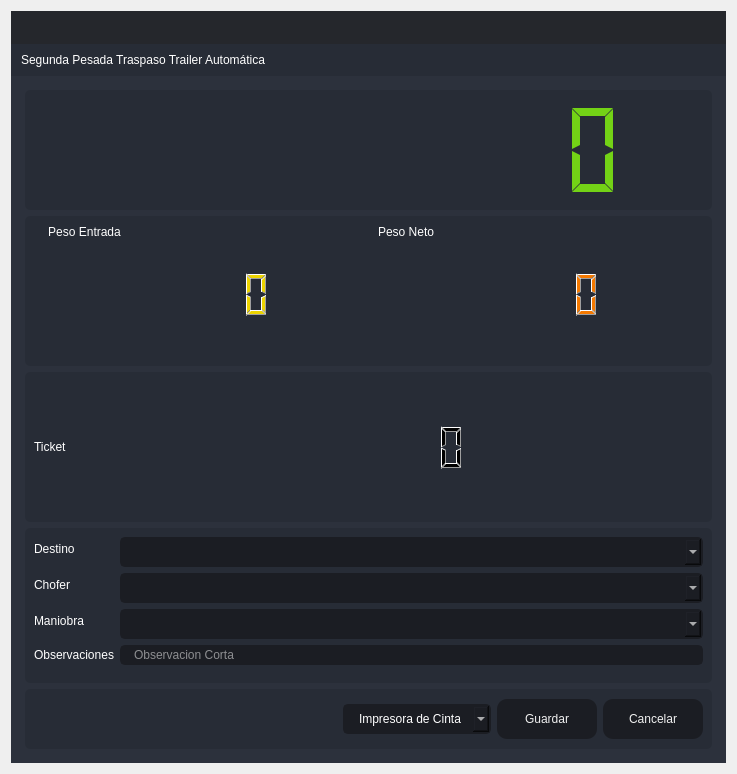
<?xml version="1.0" encoding="UTF-8"?>
<ui version="4.0">
 <class>SegundaPTA</class>
 <widget class="QDialog" name="SegundaPTA">
  <property name="windowModality">
   <enum>Qt::ApplicationModal</enum>
  </property>
  <property name="geometry">
   <rect>
    <x>0</x>
    <y>0</y>
    <width>737</width>
    <height>774</height>
   </rect>
  </property>
  <property name="minimumSize">
   <size>
    <width>737</width>
    <height>774</height>
   </size>
  </property>
  <property name="maximumSize">
   <size>
    <width>737</width>
    <height>774</height>
   </size>
  </property>
  <property name="windowTitle">
   <string>Segunda Pesada Traspaso Trailer Automática</string>
  </property>
  <property name="windowIcon">
   <iconset resource="files.qrc">
    <normaloff>:/16x16/icons/16x16/logo.png</normaloff>:/16x16/icons/16x16/logo.png</iconset>
  </property>
  <layout class="QVBoxLayout" name="verticalLayout_6">
   <item>
    <widget class="QFrame" name="frame_main">
     <property name="styleSheet">
      <string notr="true">/* LINE EDIT */
QLineEdit {
	background-color: rgb(27, 29, 35);
	border-radius: 5px;
	border: 2px solid rgb(27, 29, 35);
	padding-left: 10px;
}
QLineEdit:hover {
	border: 2px solid rgb(64, 71, 88);
}
QLineEdit:focus {
	border: 2px solid rgb(91, 101, 124);
}

/* SCROLL BARS */
QScrollBar:horizontal {
    border: none;
    background: rgb(52, 59, 72);
    height: 14px;
    margin: 0px 21px 0 21px;
	border-radius: 0px;
}
QScrollBar::handle:horizontal {
    background: rgb(85, 170, 255);
    min-width: 25px;
	border-radius: 7px
}
QScrollBar::add-line:horizontal {
    border: none;
    background: rgb(55, 63, 77);
    width: 20px;
	border-top-right-radius: 7px;
    border-bottom-right-radius: 7px;
    subcontrol-position: right;
    subcontrol-origin: margin;
}
QScrollBar::sub-line:horizontal {
    border: none;
    background: rgb(55, 63, 77);
    width: 20px;
	border-top-left-radius: 7px;
    border-bottom-left-radius: 7px;
    subcontrol-position: left;
    subcontrol-origin: margin;
}
QScrollBar::up-arrow:horizontal, QScrollBar::down-arrow:horizontal
{
     background: none;
}
QScrollBar::add-page:horizontal, QScrollBar::sub-page:horizontal
{
     background: none;
}
 QScrollBar:vertical {
	border: none;
    background: rgb(52, 59, 72);
    width: 14px;
    margin: 21px 0 21px 0;
	border-radius: 0px;
 }
 QScrollBar::handle:vertical {	
	background: rgb(85, 170, 255);
    min-height: 25px;
	border-radius: 7px
 }
 QScrollBar::add-line:vertical {
     border: none;
    background: rgb(55, 63, 77);
     height: 20px;
	border-bottom-left-radius: 7px;
    border-bottom-right-radius: 7px;
     subcontrol-position: bottom;
     subcontrol-origin: margin;
 }
 QScrollBar::sub-line:vertical {
	border: none;
    background: rgb(55, 63, 77);
     height: 20px;
	border-top-left-radius: 7px;
    border-top-right-radius: 7px;
     subcontrol-position: top;
     subcontrol-origin: margin;
 }
 QScrollBar::up-arrow:vertical, QScrollBar::down-arrow:vertical {
     background: none;
 }

 QScrollBar::add-page:vertical, QScrollBar::sub-page:vertical {
     background: none;
 }

/* CHECKBOX */
QCheckBox::indicator {
    border: 3px solid rgb(52, 59, 72);
	width: 15px;
	height: 15px;
	border-radius: 10px;
    background: rgb(44, 49, 60);
}
QCheckBox::indicator:hover {
    border: 3px solid rgb(58, 66, 81);
}
QCheckBox::indicator:checked {
    background: 3px solid rgb(52, 59, 72);
	border: 3px solid rgb(52, 59, 72);	
	background-image: url(:/16x16/icons/16x16/cil-check-alt.png);
}

/* RADIO BUTTON */
QRadioButton::indicator {
    border: 3px solid rgb(52, 59, 72);
	width: 15px;
	height: 15px;
	border-radius: 10px;
    background: rgb(44, 49, 60);
}
QRadioButton::indicator:hover {
    border: 3px solid rgb(58, 66, 81);
}
QRadioButton::indicator:checked {
    background: 3px solid rgb(94, 106, 130);
	border: 3px solid rgb(52, 59, 72);	
}

/* COMBOBOX */
QComboBox{
	background-color: rgb(27, 29, 35);
	border-radius: 5px;
	border: 2px solid rgb(27, 29, 35);
	padding: 5px;
	padding-left: 10px;
}
QComboBox:hover{
	border: 2px solid rgb(64, 71, 88);
}
QComboBox::drop-down {
	subcontrol-origin: padding;
	subcontrol-position: top right;
	width: 25px; 
	border-left-width: 3px;
	border-left-color: rgba(39, 44, 54, 150);
	border-left-style: solid;
	border-top-right-radius: 3px;
	border-bottom-right-radius: 3px;	
	background-image: url(:/16x16/icons/16x16/cil-arrow-bottom.png);
	background-position: center;
	background-repeat: no-reperat;
 }
QComboBox QAbstractItemView {
	color: rgb(85, 170, 255);	
	background-color: rgb(27, 29, 35);
	padding: 10px;
	selection-background-color: rgb(39, 44, 54);
}

/* SLIDERS */
QSlider::groove:horizontal {
    border-radius: 9px;
    height: 18px;
	margin: 0px;
	background-color: rgb(52, 59, 72);
}
QSlider::groove:horizontal:hover {
	background-color: rgb(55, 62, 76);
}
QSlider::handle:horizontal {
    background-color: rgb(85, 170, 255);
    border: none;
    height: 18px;
    width: 18px;
    margin: 0px;
	border-radius: 9px;
}
QSlider::handle:horizontal:hover {
    background-color: rgb(105, 180, 255);
}
QSlider::handle:horizontal:pressed {
    background-color: rgb(65, 130, 195);
}

QSlider::groove:vertical {
    border-radius: 9px;
    width: 18px;
    margin: 0px;
	background-color: rgb(52, 59, 72);
}
QSlider::groove:vertical:hover {
	background-color: rgb(55, 62, 76);
}
QSlider::handle:vertical {
    background-color: rgb(85, 170, 255);
	border: none;
    height: 18px;
    width: 18px;
    margin: 0px;
	border-radius: 9px;
}
QSlider::handle:vertical:hover {
    background-color: rgb(105, 180, 255);
}
QSlider::handle:vertical:pressed {
    background-color: rgb(65, 130, 195);
}

</string>
     </property>
     <property name="frameShape">
      <enum>QFrame::NoFrame</enum>
     </property>
     <property name="frameShadow">
      <enum>QFrame::Raised</enum>
     </property>
     <layout class="QVBoxLayout" name="verticalLayout">
      <property name="spacing">
       <number>0</number>
      </property>
      <property name="leftMargin">
       <number>0</number>
      </property>
      <property name="topMargin">
       <number>0</number>
      </property>
      <property name="rightMargin">
       <number>0</number>
      </property>
      <property name="bottomMargin">
       <number>0</number>
      </property>
      <item>
       <widget class="QFrame" name="frame_top">
        <property name="minimumSize">
         <size>
          <width>0</width>
          <height>65</height>
         </size>
        </property>
        <property name="maximumSize">
         <size>
          <width>16777215</width>
          <height>65</height>
         </size>
        </property>
        <property name="styleSheet">
         <string notr="true">background-color: transparent;</string>
        </property>
        <property name="frameShape">
         <enum>QFrame::NoFrame</enum>
        </property>
        <property name="frameShadow">
         <enum>QFrame::Raised</enum>
        </property>
        <layout class="QHBoxLayout" name="horizontalLayout_3">
         <property name="spacing">
          <number>0</number>
         </property>
         <property name="leftMargin">
          <number>0</number>
         </property>
         <property name="topMargin">
          <number>0</number>
         </property>
         <property name="rightMargin">
          <number>0</number>
         </property>
         <property name="bottomMargin">
          <number>0</number>
         </property>
         <item>
          <widget class="QFrame" name="frame_toggle">
           <property name="maximumSize">
            <size>
             <width>70</width>
             <height>16777215</height>
            </size>
           </property>
           <property name="styleSheet">
            <string notr="true">background-color: rgb(27, 29, 35);</string>
           </property>
           <property name="frameShape">
            <enum>QFrame::NoFrame</enum>
           </property>
           <property name="frameShadow">
            <enum>QFrame::Raised</enum>
           </property>
           <layout class="QVBoxLayout" name="verticalLayout_3">
            <property name="spacing">
             <number>0</number>
            </property>
            <property name="leftMargin">
             <number>0</number>
            </property>
            <property name="topMargin">
             <number>0</number>
            </property>
            <property name="rightMargin">
             <number>0</number>
            </property>
            <property name="bottomMargin">
             <number>0</number>
            </property>
           </layout>
          </widget>
         </item>
         <item>
          <widget class="QFrame" name="frame_top_right">
           <property name="styleSheet">
            <string notr="true">background: transparent;</string>
           </property>
           <property name="frameShape">
            <enum>QFrame::NoFrame</enum>
           </property>
           <property name="frameShadow">
            <enum>QFrame::Raised</enum>
           </property>
           <layout class="QVBoxLayout" name="verticalLayout_2">
            <property name="spacing">
             <number>0</number>
            </property>
            <property name="leftMargin">
             <number>0</number>
            </property>
            <property name="topMargin">
             <number>0</number>
            </property>
            <property name="rightMargin">
             <number>0</number>
            </property>
            <property name="bottomMargin">
             <number>0</number>
            </property>
            <item>
             <widget class="QFrame" name="frame_top_btns">
              <property name="maximumSize">
               <size>
                <width>16777215</width>
                <height>42</height>
               </size>
              </property>
              <property name="styleSheet">
               <string notr="true">background-color: rgba(27, 29, 35, 200)</string>
              </property>
              <property name="frameShape">
               <enum>QFrame::NoFrame</enum>
              </property>
              <property name="frameShadow">
               <enum>QFrame::Raised</enum>
              </property>
              <layout class="QHBoxLayout" name="horizontalLayout_4">
               <property name="spacing">
                <number>0</number>
               </property>
               <property name="leftMargin">
                <number>0</number>
               </property>
               <property name="topMargin">
                <number>0</number>
               </property>
               <property name="rightMargin">
                <number>0</number>
               </property>
               <property name="bottomMargin">
                <number>0</number>
               </property>
               <item>
                <widget class="QFrame" name="frame_label_top_btns">
                 <property name="sizePolicy">
                  <sizepolicy hsizetype="Expanding" vsizetype="Preferred">
                   <horstretch>0</horstretch>
                   <verstretch>0</verstretch>
                  </sizepolicy>
                 </property>
                 <property name="frameShape">
                  <enum>QFrame::NoFrame</enum>
                 </property>
                 <property name="frameShadow">
                  <enum>QFrame::Raised</enum>
                 </property>
                 <layout class="QHBoxLayout" name="horizontalLayout_10">
                  <property name="spacing">
                   <number>0</number>
                  </property>
                  <property name="leftMargin">
                   <number>5</number>
                  </property>
                  <property name="topMargin">
                   <number>0</number>
                  </property>
                  <property name="rightMargin">
                   <number>10</number>
                  </property>
                  <property name="bottomMargin">
                   <number>0</number>
                  </property>
                 </layout>
                </widget>
               </item>
               <item alignment="Qt::AlignRight">
                <widget class="QFrame" name="frame_btns_right">
                 <property name="sizePolicy">
                  <sizepolicy hsizetype="Expanding" vsizetype="Preferred">
                   <horstretch>0</horstretch>
                   <verstretch>0</verstretch>
                  </sizepolicy>
                 </property>
                 <property name="maximumSize">
                  <size>
                   <width>120</width>
                   <height>16777215</height>
                  </size>
                 </property>
                 <property name="frameShape">
                  <enum>QFrame::NoFrame</enum>
                 </property>
                 <property name="frameShadow">
                  <enum>QFrame::Raised</enum>
                 </property>
                 <layout class="QHBoxLayout" name="horizontalLayout_5">
                  <property name="spacing">
                   <number>0</number>
                  </property>
                  <property name="leftMargin">
                   <number>0</number>
                  </property>
                  <property name="topMargin">
                   <number>0</number>
                  </property>
                  <property name="rightMargin">
                   <number>0</number>
                  </property>
                  <property name="bottomMargin">
                   <number>0</number>
                  </property>
                 </layout>
                </widget>
               </item>
              </layout>
             </widget>
            </item>
            <item>
             <widget class="QFrame" name="frame_top_info">
              <property name="maximumSize">
               <size>
                <width>16777215</width>
                <height>65</height>
               </size>
              </property>
              <property name="styleSheet">
               <string notr="true">background-color: rgb(39, 44, 54);</string>
              </property>
              <property name="frameShape">
               <enum>QFrame::NoFrame</enum>
              </property>
              <property name="frameShadow">
               <enum>QFrame::Raised</enum>
              </property>
              <layout class="QHBoxLayout" name="horizontalLayout_8">
               <property name="spacing">
                <number>0</number>
               </property>
               <property name="leftMargin">
                <number>10</number>
               </property>
               <property name="topMargin">
                <number>0</number>
               </property>
               <property name="rightMargin">
                <number>10</number>
               </property>
               <property name="bottomMargin">
                <number>0</number>
               </property>
               <item>
                <widget class="QLabel" name="label">
                 <property name="styleSheet">
                  <string notr="true">font: 75 16pt &quot;MS Shell Dlg 2&quot;;
color: rgb(255, 255, 255);</string>
                 </property>
                 <property name="text">
                  <string>Segunda Pesada Traspaso Trailer Automática</string>
                 </property>
                </widget>
               </item>
              </layout>
             </widget>
            </item>
           </layout>
          </widget>
         </item>
        </layout>
       </widget>
      </item>
      <item>
       <widget class="QFrame" name="frame_center">
        <property name="sizePolicy">
         <sizepolicy hsizetype="Expanding" vsizetype="Expanding">
          <horstretch>0</horstretch>
          <verstretch>0</verstretch>
         </sizepolicy>
        </property>
        <property name="styleSheet">
         <string notr="true">background-color: rgb(40, 44, 52);</string>
        </property>
        <property name="frameShape">
         <enum>QFrame::NoFrame</enum>
        </property>
        <property name="frameShadow">
         <enum>QFrame::Raised</enum>
        </property>
        <layout class="QHBoxLayout" name="horizontalLayout_2">
         <property name="spacing">
          <number>0</number>
         </property>
         <property name="leftMargin">
          <number>0</number>
         </property>
         <property name="topMargin">
          <number>0</number>
         </property>
         <property name="rightMargin">
          <number>0</number>
         </property>
         <property name="bottomMargin">
          <number>0</number>
         </property>
         <item>
          <widget class="QFrame" name="frame_content_right">
           <property name="styleSheet">
            <string notr="true">background-color: rgb(44, 49, 60);</string>
           </property>
           <property name="frameShape">
            <enum>QFrame::NoFrame</enum>
           </property>
           <property name="frameShadow">
            <enum>QFrame::Raised</enum>
           </property>
           <layout class="QVBoxLayout" name="verticalLayout_4">
            <property name="spacing">
             <number>0</number>
            </property>
            <property name="leftMargin">
             <number>0</number>
            </property>
            <property name="topMargin">
             <number>0</number>
            </property>
            <property name="rightMargin">
             <number>0</number>
            </property>
            <property name="bottomMargin">
             <number>0</number>
            </property>
            <item>
             <widget class="QFrame" name="frame_content">
              <property name="frameShape">
               <enum>QFrame::NoFrame</enum>
              </property>
              <property name="frameShadow">
               <enum>QFrame::Raised</enum>
              </property>
              <layout class="QVBoxLayout" name="verticalLayout_9">
               <property name="spacing">
                <number>0</number>
               </property>
               <property name="leftMargin">
                <number>5</number>
               </property>
               <property name="topMargin">
                <number>5</number>
               </property>
               <property name="rightMargin">
                <number>5</number>
               </property>
               <property name="bottomMargin">
                <number>5</number>
               </property>
               <item>
                <widget class="QStackedWidget" name="stackedWidget">
                 <property name="styleSheet">
                  <string notr="true">background: transparent;</string>
                 </property>
                 <property name="currentIndex">
                  <number>0</number>
                 </property>
                 <widget class="QWidget" name="page_home">
                  <layout class="QVBoxLayout" name="verticalLayout_10">
                   <item>
                    <widget class="QFrame" name="frame_3">
                     <property name="minimumSize">
                      <size>
                       <width>0</width>
                       <height>120</height>
                      </size>
                     </property>
                     <property name="maximumSize">
                      <size>
                       <width>16777215</width>
                       <height>120</height>
                      </size>
                     </property>
                     <property name="styleSheet">
                      <string notr="true">background-color: rgb(39, 44, 54);
border-radius: 5px;</string>
                     </property>
                     <property name="frameShape">
                      <enum>QFrame::StyledPanel</enum>
                     </property>
                     <property name="frameShadow">
                      <enum>QFrame::Raised</enum>
                     </property>
                     <layout class="QVBoxLayout" name="verticalLayout_11">
                      <item>
                       <layout class="QVBoxLayout" name="verticalLayout_8">
                        <item>
                         <widget class="QLCDNumber" name="lcdNumber_7">
                          <property name="styleSheet">
                           <string notr="true">color:rgb(115, 210, 22)</string>
                          </property>
                          <property name="digitCount">
                           <number>10</number>
                          </property>
                          <property name="segmentStyle">
                           <enum>QLCDNumber::Flat</enum>
                          </property>
                         </widget>
                        </item>
                       </layout>
                      </item>
                     </layout>
                    </widget>
                   </item>
                   <item>
                    <widget class="QFrame" name="frame_4">
                     <property name="minimumSize">
                      <size>
                       <width>0</width>
                       <height>120</height>
                      </size>
                     </property>
                     <property name="maximumSize">
                      <size>
                       <width>16777215</width>
                       <height>150</height>
                      </size>
                     </property>
                     <property name="styleSheet">
                      <string notr="true">background-color: rgb(39, 44, 54);
border-radius: 5px;</string>
                     </property>
                     <property name="frameShape">
                      <enum>QFrame::StyledPanel</enum>
                     </property>
                     <property name="frameShadow">
                      <enum>QFrame::Raised</enum>
                     </property>
                     <layout class="QHBoxLayout" name="horizontalLayout_6">
                      <item>
                       <layout class="QFormLayout" name="formLayout_4">
                        <property name="sizeConstraint">
                         <enum>QLayout::SetDefaultConstraint</enum>
                        </property>
                        <property name="fieldGrowthPolicy">
                         <enum>QFormLayout::FieldsStayAtSizeHint</enum>
                        </property>
                        <property name="rowWrapPolicy">
                         <enum>QFormLayout::DontWrapRows</enum>
                        </property>
                        <property name="labelAlignment">
                         <set>Qt::AlignLeading|Qt::AlignLeft|Qt::AlignVCenter</set>
                        </property>
                        <property name="formAlignment">
                         <set>Qt::AlignHCenter|Qt::AlignTop</set>
                        </property>
                        <property name="horizontalSpacing">
                         <number>10</number>
                        </property>
                        <property name="verticalSpacing">
                         <number>30</number>
                        </property>
                        <property name="leftMargin">
                         <number>0</number>
                        </property>
                        <property name="rightMargin">
                         <number>0</number>
                        </property>
                        <item row="0" column="0">
                         <widget class="QLabel" name="label_3">
                          <property name="layoutDirection">
                           <enum>Qt::LeftToRight</enum>
                          </property>
                          <property name="styleSheet">
                           <string notr="true">color: rgb(255, 255, 255);
font: 75 12pt &quot;MS Shell Dlg 2&quot;;</string>
                          </property>
                          <property name="frameShape">
                           <enum>QFrame::NoFrame</enum>
                          </property>
                          <property name="text">
                           <string>Peso Entrada</string>
                          </property>
                          <property name="alignment">
                           <set>Qt::AlignCenter</set>
                          </property>
                         </widget>
                        </item>
                        <item row="0" column="1">
                         <widget class="QLabel" name="label_4">
                          <property name="styleSheet">
                           <string notr="true">color: rgb(255, 255, 255);
font: 75 12pt &quot;MS Shell Dlg 2&quot;;</string>
                          </property>
                          <property name="text">
                           <string>Peso Neto</string>
                          </property>
                          <property name="alignment">
                           <set>Qt::AlignCenter</set>
                          </property>
                         </widget>
                        </item>
                        <item row="1" column="0">
                         <widget class="QLCDNumber" name="lcdNumber_3">
                          <property name="minimumSize">
                           <size>
                            <width>320</width>
                            <height>50</height>
                           </size>
                          </property>
                          <property name="maximumSize">
                           <size>
                            <width>16777215</width>
                            <height>50</height>
                           </size>
                          </property>
                          <property name="styleSheet">
                           <string notr="true">color:rgb(237, 212, 0)</string>
                          </property>
                         </widget>
                        </item>
                        <item row="1" column="1">
                         <widget class="QLCDNumber" name="lcdNumber_1">
                          <property name="minimumSize">
                           <size>
                            <width>320</width>
                            <height>50</height>
                           </size>
                          </property>
                          <property name="maximumSize">
                           <size>
                            <width>320</width>
                            <height>50</height>
                           </size>
                          </property>
                          <property name="styleSheet">
                           <string notr="true">color: rgb(245, 121, 0)</string>
                          </property>
                         </widget>
                        </item>
                       </layout>
                      </item>
                     </layout>
                    </widget>
                   </item>
                   <item>
                    <widget class="QFrame" name="frame_5">
                     <property name="minimumSize">
                      <size>
                       <width>0</width>
                       <height>60</height>
                      </size>
                     </property>
                     <property name="styleSheet">
                      <string notr="true">background-color: rgb(39, 44, 54);
border-radius: 5px;</string>
                     </property>
                     <property name="frameShape">
                      <enum>QFrame::StyledPanel</enum>
                     </property>
                     <property name="frameShadow">
                      <enum>QFrame::Raised</enum>
                     </property>
                     <layout class="QHBoxLayout" name="horizontalLayout_7">
                      <item>
                       <layout class="QHBoxLayout" name="horizontalLayout">
                        <item>
                         <widget class="QLabel" name="label_5">
                          <property name="styleSheet">
                           <string notr="true">color: rgb(255, 255, 255);
font: 75 12pt &quot;MS Shell Dlg 2&quot;;</string>
                          </property>
                          <property name="text">
                           <string>Ticket</string>
                          </property>
                         </widget>
                        </item>
                        <item>
                         <widget class="QLCDNumber" name="lcdNumber_9">
                          <property name="minimumSize">
                           <size>
                            <width>600</width>
                            <height>20</height>
                           </size>
                          </property>
                          <property name="maximumSize">
                           <size>
                            <width>600</width>
                            <height>50</height>
                           </size>
                          </property>
                          <property name="layoutDirection">
                           <enum>Qt::RightToLeft</enum>
                          </property>
                          <property name="autoFillBackground">
                           <bool>false</bool>
                          </property>
                         </widget>
                        </item>
                       </layout>
                      </item>
                     </layout>
                    </widget>
                   </item>
                   <item>
                    <widget class="QFrame" name="frame">
                     <property name="styleSheet">
                      <string notr="true">background-color: rgb(39, 44, 54);
border-radius: 5px;</string>
                     </property>
                     <property name="frameShape">
                      <enum>QFrame::StyledPanel</enum>
                     </property>
                     <property name="frameShadow">
                      <enum>QFrame::Raised</enum>
                     </property>
                     <layout class="QVBoxLayout" name="verticalLayout_5">
                      <item>
                       <layout class="QVBoxLayout" name="verticalLayout_12">
                        <item>
                         <layout class="QFormLayout" name="formLayout">
                          <item row="5" column="0">
                           <widget class="Line" name="line">
                            <property name="orientation">
                             <enum>Qt::Horizontal</enum>
                            </property>
                           </widget>
                          </item>
                          <item row="0" column="0">
                           <widget class="QLabel" name="label_2">
                            <property name="styleSheet">
                             <string notr="true">color: rgb(255, 255, 255);
font: 75 12pt &quot;MS Shell Dlg 2&quot;;</string>
                            </property>
                            <property name="text">
                             <string>Destino</string>
                            </property>
                           </widget>
                          </item>
                          <item row="0" column="1">
                           <widget class="QComboBox" name="comboBox_destino">
                            <property name="styleSheet">
                             <string notr="true">QComboBox{
	background-color: rgb(27, 29, 35);
	border-radius: 5px;
	border: 2px solid rgb(27, 29, 35);
	padding: 5px;
	padding-left: 14px;
	color: rgb(255, 255, 255);
    font: 75 12pt &quot;MS Shell Dlg 2&quot;;
}
QComboBox:hover{
	border: 2px solid rgb(64, 71, 88);
}
QComboBox QAbstractItemView {
	color: rgb(85, 170, 255);	
	background-color: rgb(27, 29, 35);
	padding: 10px;
	selection-background-color: rgb(39, 44, 54);
}</string>
                            </property>
                           </widget>
                          </item>
                          <item row="1" column="0">
                           <widget class="QLabel" name="label_6">
                            <property name="styleSheet">
                             <string notr="true">color: rgb(255, 255, 255);
font: 75 12pt &quot;MS Shell Dlg 2&quot;;</string>
                            </property>
                            <property name="text">
                             <string>Chofer</string>
                            </property>
                           </widget>
                          </item>
                          <item row="1" column="1">
                           <widget class="QComboBox" name="comboBox_operador">
                            <property name="styleSheet">
                             <string notr="true">QComboBox{
	background-color: rgb(27, 29, 35);
	border-radius: 5px;
	border: 2px solid rgb(27, 29, 35);
	padding: 5px;
	padding-left: 14px;
	color: rgb(255, 255, 255);
    font: 75 12pt &quot;MS Shell Dlg 2&quot;;
}
QComboBox:hover{
	border: 2px solid rgb(64, 71, 88);
}
QComboBox QAbstractItemView {
	color: rgb(85, 170, 255);	
	background-color: rgb(27, 29, 35);
	padding: 10px;
	selection-background-color: rgb(39, 44, 54);
}</string>
                            </property>
                           </widget>
                          </item>
                          <item row="2" column="0">
                           <widget class="QLabel" name="label_8">
                            <property name="styleSheet">
                             <string notr="true">color: rgb(255, 255, 255);
font: 75 12pt &quot;MS Shell Dlg 2&quot;;</string>
                            </property>
                            <property name="text">
                             <string>Maniobra</string>
                            </property>
                           </widget>
                          </item>
                          <item row="2" column="1">
                           <widget class="QComboBox" name="comboBox_maniobra">
                            <property name="styleSheet">
                             <string notr="true">QComboBox{
	background-color: rgb(27, 29, 35);
	border-radius: 5px;
	border: 2px solid rgb(27, 29, 35);
	padding: 5px;
	padding-left: 14px;
	color: rgb(255, 255, 255);
    font: 75 12pt &quot;MS Shell Dlg 2&quot;;
}
QComboBox:hover{
	border: 2px solid rgb(64, 71, 88);
}
QComboBox QAbstractItemView {
	color: rgb(85, 170, 255);	
	background-color: rgb(27, 29, 35);
	padding: 10px;
	selection-background-color: rgb(39, 44, 54);
}</string>
                            </property>
                           </widget>
                          </item>
                          <item row="3" column="0">
                           <widget class="QLabel" name="label_7">
                            <property name="styleSheet">
                             <string notr="true">color: rgb(255, 255, 255);
font: 75 12pt &quot;MS Shell Dlg 2&quot;;</string>
                            </property>
                            <property name="text">
                             <string>Observaciones</string>
                            </property>
                           </widget>
                          </item>
                          <item row="3" column="1">
                           <widget class="QLineEdit" name="observaciones">
                            <property name="styleSheet">
                             <string notr="true">QLineEdit {
	background-color: rgb(27, 29, 35);
	border-radius: 5px;
	border: 2px solid rgb(27, 29, 35);
	padding-left: 10px;
	font: 75 12pt &quot;MS Shell Dlg 2&quot;;
	color: rgb(255, 255, 255);
}
QLineEdit:hover {
	border: 2px solid rgb(64, 71, 88);
}
QLineEdit:focus {
	border: 2px solid rgb(91, 101, 124);
}</string>
                            </property>
                            <property name="maxLength">
                             <number>125</number>
                            </property>
                            <property name="placeholderText">
                             <string>Observacion Corta</string>
                            </property>
                           </widget>
                          </item>
                         </layout>
                        </item>
                       </layout>
                      </item>
                     </layout>
                    </widget>
                   </item>
                   <item>
                    <widget class="QFrame" name="frame_2">
                     <property name="minimumSize">
                      <size>
                       <width>0</width>
                       <height>60</height>
                      </size>
                     </property>
                     <property name="maximumSize">
                      <size>
                       <width>16777215</width>
                       <height>60</height>
                      </size>
                     </property>
                     <property name="styleSheet">
                      <string notr="true">background-color: rgb(39, 44, 54);
border-radius: 5px;</string>
                     </property>
                     <property name="frameShape">
                      <enum>QFrame::StyledPanel</enum>
                     </property>
                     <property name="frameShadow">
                      <enum>QFrame::Raised</enum>
                     </property>
                     <layout class="QHBoxLayout" name="horizontalLayout_9">
                      <item>
                       <layout class="QGridLayout" name="gridLayout">
                        <item row="0" column="2">
                         <widget class="QPushButton" name="btn_guardar">
                          <property name="minimumSize">
                           <size>
                            <width>100</width>
                            <height>40</height>
                           </size>
                          </property>
                          <property name="styleSheet">
                           <string notr="true">QPushButton {
	border-color: rgb(27, 29, 35);
	font: 75 10pt &quot;MS Shell Dlg 2&quot;;
	color: rgb(240, 240, 240);
	background-color: rgb(27, 29, 35);
	border: 0px solid;
	border-radius: 10px;	
}
QPushButton:hover {
	background-color:rgb(44, 49, 60);
	border-color: rgb(27, 29, 35);
	border: 2px solid;
}</string>
                          </property>
                          <property name="text">
                           <string>Guardar</string>
                          </property>
                         </widget>
                        </item>
                        <item row="0" column="3">
                         <widget class="QPushButton" name="btnr">
                          <property name="minimumSize">
                           <size>
                            <width>100</width>
                            <height>40</height>
                           </size>
                          </property>
                          <property name="styleSheet">
                           <string notr="true">QPushButton {
	border-color: rgb(27, 29, 35);
	font: 75 10pt &quot;MS Shell Dlg 2&quot;;
	color: rgb(240, 240, 240);
	background-color: rgb(27, 29, 35);
	border: 0px solid;
	border-radius: 10px;	
}
QPushButton:hover {
	background-color:rgb(44, 49, 60);
	border-color: rgb(27, 29, 35);
	border: 2px solid;
}</string>
                          </property>
                          <property name="text">
                           <string>Cancelar</string>
                          </property>
                         </widget>
                        </item>
                        <item row="0" column="0">
                         <spacer name="horizontalSpacer">
                          <property name="orientation">
                           <enum>Qt::Horizontal</enum>
                          </property>
                          <property name="sizeHint" stdset="0">
                           <size>
                            <width>40</width>
                            <height>20</height>
                           </size>
                          </property>
                         </spacer>
                        </item>
                        <item row="0" column="1">
                         <widget class="QComboBox" name="comboBox_impresora">
                          <property name="styleSheet">
                           <string notr="true">QComboBox{
	background-color: rgb(27, 29, 35);
	border-radius: 5px;
	border: 2px solid rgb(27, 29, 35);
	padding: 5px;
	padding-left: 14px;
	color: rgb(255, 255, 255);
    font: 75 12pt &quot;MS Shell Dlg 2&quot;;
}
QComboBox:hover{
	border: 2px solid rgb(64, 71, 88);
}
QComboBox QAbstractItemView {
	color: rgb(85, 170, 255);	
	background-color: rgb(27, 29, 35);
	padding: 10px;
	selection-background-color: rgb(39, 44, 54);
}</string>
                          </property>
                          <item>
                           <property name="text">
                            <string>Impresora de Cinta</string>
                           </property>
                          </item>
                          <item>
                           <property name="text">
                            <string>Impresora Windows</string>
                           </property>
                          </item>
                         </widget>
                        </item>
                       </layout>
                      </item>
                     </layout>
                    </widget>
                   </item>
                  </layout>
                 </widget>
                </widget>
               </item>
              </layout>
             </widget>
            </item>
           </layout>
          </widget>
         </item>
        </layout>
       </widget>
      </item>
     </layout>
    </widget>
   </item>
  </layout>
 </widget>
 <resources>
  <include location="files.qrc"/>
 </resources>
 <connections/>
</ui>
